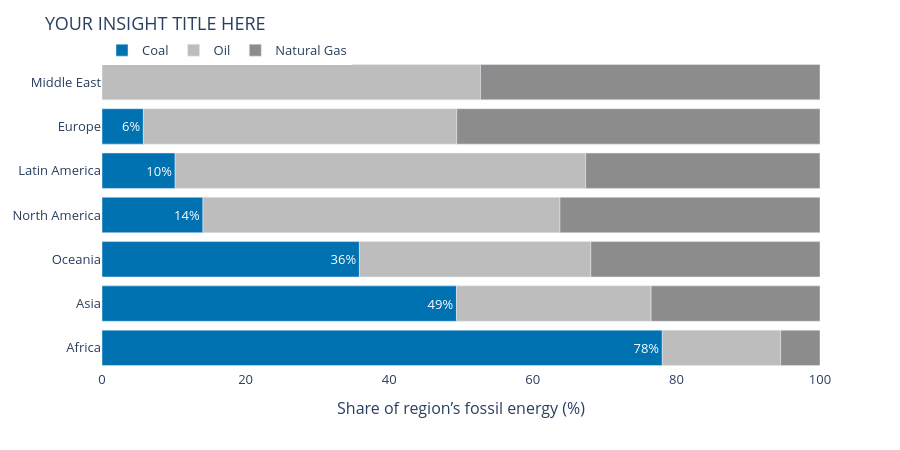

The cell this chart's notebook holds for it:
### Code cell
region_order = pivot['Coal'].sort_values().index.tolist()   # lowest first → highest at top

reg['label'] = np.where(reg['Source'] == 'Coal',
                        reg['share'].round(0).astype(int).astype(str) + '%', '')

fig3 = px.bar(
    reg, x='share', y='Region', color='Source', orientation='h', text='label',
    color_discrete_map={'Coal': COAL, 'Oil': '#BDBDBD', 'Natural Gas': '#8C8C8C'},
    category_orders={'Source': ['Coal', 'Oil', 'Natural Gas'],
                     'Region': region_order},
)
fig3.update_traces(textposition='inside', textfont=dict(color='white', size=13))
fig3.update_layout(
    title='YOUR INSIGHT TITLE HERE',
    plot_bgcolor='white',
    xaxis=dict(title='Share of region’s fossil energy (%)', range=[0, 100],
               showgrid=False),
    yaxis=dict(title=None),
    legend=dict(orientation='h', y=1.08, x=0, title=None),
    width=900, height=450, font=dict(size=13))
fig3.show()

### Figure 1 — Plotly figure (JSON) as saved in the notebook; plotly's stock layout.template omitted (floating-point values rounded to 4 significant figures)
{"data": [{"hovertemplate": "Source=Coal<br>share=%{x}<br>Region=%{y}<br>label=%{text}<extra></extra>", "legendgroup": "Coal", "marker": {"color": "#0072B2", "pattern": {"shape": ""}}, "name": "Coal", "orientation": "h", "showlegend": true, "text": ["78%", "49%", "6%", "10%", "14%", "36%"], "textfont": {"color": "white", "size": 13}, "textposition": "inside", "type": "bar", "x": [78.04, 49.37, 5.765, 10.19, 14.06, 35.85], "xaxis": "x", "y": ["Africa", "Asia", "Europe", "Latin America", "North America", "Oceania"], "yaxis": "y"}, {"hovertemplate": "Source=Oil<br>share=%{x}<br>Region=%{y}<br>label=%{text}<extra></extra>", "legendgroup": "Oil", "marker": {"color": "#BDBDBD", "pattern": {"shape": ""}}, "name": "Oil", "orientation": "h", "showlegend": true, "text": ["", "", "", "", "", "", ""], "textfont": {"color": "white", "size": 13}, "textposition": "inside", "type": "bar", "x": [16.48, 27.11, 43.64, 57.18, 52.71, 49.73, 32.23], "xaxis": "x", "y": ["Africa", "Asia", "Europe", "Latin America", "Middle East", "North America", "Oceania"], "yaxis": "y"}, {"hovertemplate": "Source=Natural Gas<br>share=%{x}<br>Region=%{y}<br>label=%{text}<extra></extra>", "legendgroup": "Natural Gas", "marker": {"color": "#8C8C8C", "pattern": {"shape": ""}}, "name": "Natural Gas", "orientation": "h", "showlegend": true, "text": ["", "", "", "", "", "", ""], "textfont": {"color": "white", "size": 13}, "textposition": "inside", "type": "bar", "x": [5.476, 23.52, 50.59, 32.64, 47.29, 36.21, 31.92], "xaxis": "x", "y": ["Africa", "Asia", "Europe", "Latin America", "Middle East", "North America", "Oceania"], "yaxis": "y"}], "layout": {"barmode": "relative", "font": {"size": 13}, "height": 450, "legend": {"orientation": "h", "title": {}, "tracegroupgap": 0, "x": 0, "y": 1.08}, "margin": {"t": 60}, "plot_bgcolor": "white", "title": {"text": "YOUR INSIGHT TITLE HERE"}, "width": 900, "xaxis": {"anchor": "y", "domain": [0, 1], "range": [0, 100], "showgrid": false, "title": {"text": "Share of region’s fossil energy (%)"}}, "yaxis": {"anchor": "x", "categoryarray": ["Africa", "Asia", "Oceania", "North America", "Latin America", "Europe", "Middle East"], "categoryorder": "array", "domain": [0, 1], "title": {}}}}
